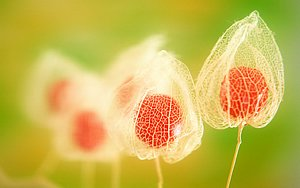
#> input picture assignment 2/japaneseflowers.jpg, 300 x 188 px, given in place of the camera
$ python 'assignment part 2.py'
#> lines starting #> are read from the running program, lines starting #| are printed output that depends on the picture; after the words box and inside, x2 and y2 are one past the last pixel; in counts of white or black regions, pixels touching at a corner belong together
import cv2 as cv
import numpy as np

cap = cv.VideoCapture(0)
# cv.namedWindow("Video")
status, img = cap.read()
#> img is the input picture: shape (188, 300, 3); mean B, G, R 81.3, 182.3, 200.5
status, img2 = cap.read()
average = np.float32(img)
src = cv.cvtColor(img,cv.COLOR_BGR2GRAY)
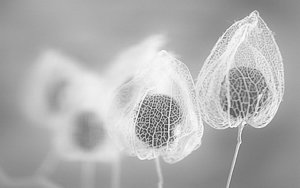
#> src: shape (188, 300); min 60, max 251, mean 176.3
# cv.imshow("gray", src)
# cv.imshow("32F, 3 channel image", cv.cvtColor(img, cv.COLOR_BGR2GRAY))
# cv.imshow("image1", img2)
diff = cv.absdiff(img,img2)
#> diff: shape (188, 300, 3); every value is 0
# cv.imshow("absdiff", diff)


dim = img.shape
#> dim = (188, 300, 3)

while 1:
    status, img = cap.read()
    status, img2 = cap.read()
    # cv.imshow("img", img)

    width, height = dim[0], dim[1]
#> width = 188; height = 300
    b = 75* np.ones((width, height, 3), np.uint8)
    bright = cv.add(img, b)
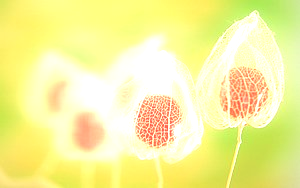
#> bright: shape (188, 300, 3); mean B, G, R 155.4, 243.3, 246.6
    # cv.imshow("Bright", bright)
    dst = cv.GaussianBlur(bright, (1,1),0)

    dst = cv.accumulateWeighted(dst, average, 0.5)
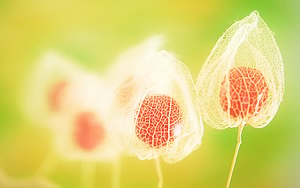
#> dst: shape (188, 300, 3) float32; mean B, G, R 118.4, 212.8, 223.6
    dst = cv.convertScaleAbs(dst)

    diff = cv.absdiff(img,dst)
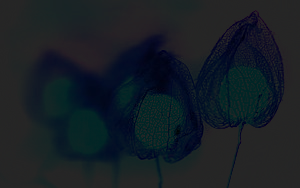
#> diff: shape (188, 300, 3); mean B, G, R 37.1, 30.5, 23

    dst = cv.cvtColor(img,cv.COLOR_BGR2GRAY)

    _,thresh = cv.threshold(dst, 0,20, cv.THRESH_BINARY)
#> thresh: shape (188, 300); every value is 20


    dst = cv.GaussianBlur(dst,(1,1),0)
    # cv.imshow("tellst", dst)

    _,thresh = cv.threshold(dst, 50,200, cv.THRESH_BINARY)
#> thresh: shape (188, 300); every value is 200

    # dst,_ = cv.findContours(dst)
    contours, hierarchy = cv.findContours(thresh,cv.RETR_TREE,cv.CHAIN_APPROX_SIMPLE)
#> contours = [[[0, 0], [0, 187], [299, 187], [299, 0]]]
    with_contours = cv.drawContours(dst,contours,-1,(255,255,0),2)
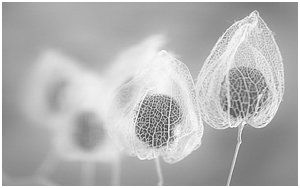
#> with_contours: shape (188, 300); min 60, max 255, mean 179.9

    for c in contours:
          (x,y,w,h)=cv.boundingRect(c)
          cv.rectangle(img,(x,y), (x+w,y+h), (155,255,0),4)
#> this loop made 1 pass
#> (c, x, y, w, h) on pass 1: ([[0, 0], [0, 187], [299, 187], [299, 0]], 0, 0, 300, 188)
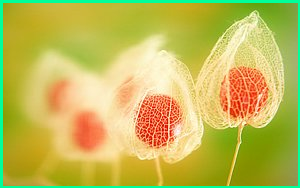
#> img: shape (188, 300, 3); 4.28% of pixels changed, all inside (x1, y1, x2, y2) = (0, 0, 300, 188)

    cv.imshow("test", img)

    k = cv.waitKey(5)
#> (key Esc is pressed here)
    if k == 27:
            break


cv.destroyAllWindows()


# [51 lines of commented-out code are left out]
